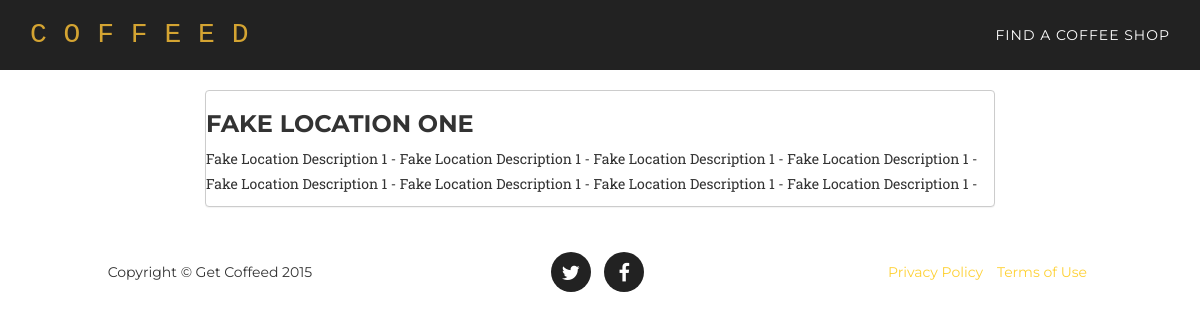
Screenshot of /location/1/detail/ with the database file from the repository.
### core/models.py (models this page shows, shortened)
class Location(models.Model):
	title = models.CharField(max_length=300)
	description = models.TextField(null=True, blank=True)
	address = models.TextField(null=True, blank=True)
	hours = models.TextField(null=True, blank=True)
	image_file = models.ImageField(upload_to=upload_to_location,null=True, blank=True)
	created_at = models.DateTimeField(auto_now_add=True)

### core/views.py (the view)
# urls.py: url(r'location/(?P<pk>\d+)/detail/$', coreviews.LocationDetailView.as_view(), name='location_list'),
class LocationDetailView(DetailView):
	model = coremodels.Location
	template_name = 'location/detail.html'

### templates/location/detail.html (shortened to what this page needs)
{% extends "base/theme.html" %}
{% block my_content %}
<div class="row main-content">
	<div class="col-md-2"></div>
	<div class="col-md-8">
		<div class="panel">
		<h3>{{location.title}}</h3>
		<p>{{location.description}}</p>
		</div>
	</div>
	<div class="col-md-2"></div>
</div>
{% endblock %}

### templates/base/theme.html (shortened to what this page needs)
{% extends "base/index.html" %}
{% block navigation %}
	<li>
		<a class="page-scroll" href="location">Find a Coffee Shop</a>
	</li>
{% endblock %}

### templates/base/index.html (shortened to what this page needs)
{% load staticfiles %}
<!DOCTYPE html>
<html lang="en">
<head>
    <link href="{% static "css/bootstrap.min.css" %}" rel="stylesheet">
    <link href="{% static "css/agency.css" %}" rel="stylesheet">
    <link href="{% static "font-awesome/css/font-awesome.min.css" %}" rel="stylesheet" type="text/css">
</head>
<body id="page-top" class="index">
    <nav class="navbar navbar-default navbar-fixed-top">
        <div class="container">
            <div class="navbar-header page-scroll">
                <a class="navbar-brand page-scroll" href="/">C O F F E E D</a>
            </div>
            <div class="collapse navbar-collapse" id="bs-example-navbar-collapse-1">
                <ul class="nav navbar-nav navbar-right">
                    {% block navigation %}{% endblock %}
                </ul>
            </div>
        </div>
    </nav>
	{% block my_content %}{% endblock %}
    <footer>
        <div class="container">
            <div class="row">
                <div class="col-md-4">
                    <span class="copyright">Copyright &copy; Get Coffeed 2015</span>
                </div>
                <div class="col-md-4">
                    <ul class="list-inline social-buttons">
                        <li><a href="https://twitter.com/getcoffeed"><i class="fa fa-twitter"></i></a>
                        </li>
                        <li><a href="https://www.facebook.com/getcoffeed"><i class="fa fa-facebook"></i></a>
                        </li>
                    </ul>
                </div>
                <div class="col-md-4">
                    <ul class="list-inline quicklinks">
                        <li><a href="#">Privacy Policy</a>
                        </li>
                        <li><a href="#">Terms of Use</a>
                        </li>
                    </ul>
                </div>
            </div>
        </div>
    </footer>
</body>
</html>

### static/css/agency.css (style rules this page uses)
body { overflow-x: hidden; font-family: "Roboto Slab","Helvetica Neue",Helvetica,Arial,sans-serif; }
p { font-size: 14px; line-height: 1.75; }
a, a:hover, a:focus, a:active, a.active { outline: 0; }
a { color: #fed136; }
h1, h2, h3, h4, h5, h6 { text-transform: uppercase; font-family: Montserrat,"Helvetica Neue",Helvetica,Arial,sans-serif; font-weight: 700; }
.navbar-default { border-color: transparent; background-color: #222; }
.navbar-default .navbar-brand { font-family: "Kaushan Script","Helvetica Neue",Helvetica,Arial,cursive; color: #fed136; }
.navbar-default .navbar-collapse { border-color: rgba(255,255,255,.02); }
.navbar-default .nav li a { text-transform: uppercase; font-family: Montserrat,"Helvetica Neue",Helvetica,Arial,sans-serif; font-weight: 400; letter-spacing: 1px; color: #fff; }
@media (min-width:768px) { .navbar-default { padding: 10px 0; border: 0; background-color: #222; -webkit-transition: padding .3s; -moz-transition: padding .3s; transition: padding .3s; } }
@media (min-width:768px) { .navbar-default .navbar-brand { font-size: 2em; -webkit-transition: all .3s; -moz-transition: all .3s; transition: all .3s; } }
footer { padding: 25px 0; text-align: center; }
footer span.copyright { text-transform: uppercase; text-transform: none; font-family: Montserrat,"Helvetica Neue",Helvetica,Arial,sans-serif; line-height: 40px; }
footer ul.quicklinks { margin-bottom: 0; text-transform: uppercase; text-transform: none; font-family: Montserrat,"Helvetica Neue",Helvetica,Arial,sans-serif; line-height: 40px; }
ul.social-buttons { margin-bottom: 0; }
ul.social-buttons li a { display: block; width: 40px; height: 40px; border-radius: 100%; font-size: 20px; line-height: 40px; outline: 0; color: #fff; background-color: #222; -webkit-transition: all .3s; -moz-transition: all .3s; transition: all .3s; }
body { webkit-tap-highlight-color: #fed136; }
.panel { padding:0px; background-color: #fff; border: 1px solid #ccc; border-radius: 4px; -webkit-box-shadow: 0 1px 1px rgba(0,0,0,.05); box-shadow: 0 1px 1px rgba(0,0,0,.05); }
.navbar-default .navbar-brand { font-family: "Lucida Console", Monaco, monospace; color: #d4a432; }
.main-content { padding-top: 90px; }

### rows the page displays
Location: title "FAKE LOCATION ONE", description "Fake Location Description 1 - Fake Location Description 1 - Fake Location Description 1 - Fake Location Description 1 - Fake Location Description 1 - Fake Location Description 1 - Fake Location Description 1 - Fake Location Description 1 -"
